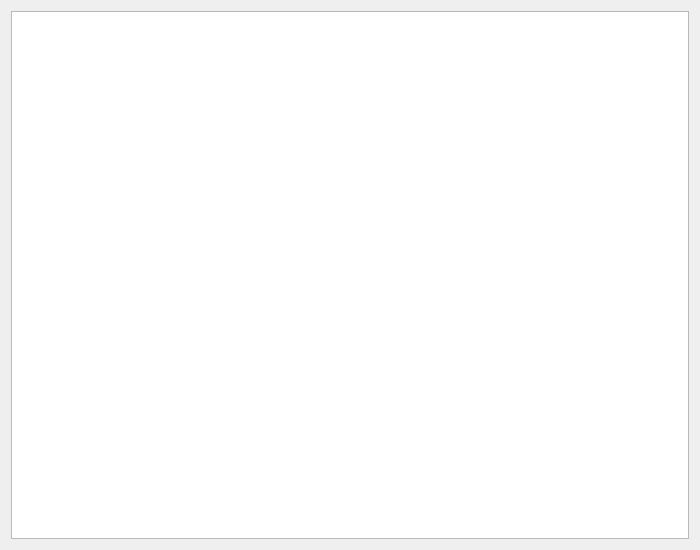
<?xml version="1.0" encoding="UTF-8"?>
<ui version="4.0">
 <class>MainWindow</class>
 <widget class="QMainWindow" name="MainWindow">
  <property name="geometry">
   <rect>
    <x>0</x>
    <y>0</y>
    <width>700</width>
    <height>550</height>
   </rect>
  </property>
  <property name="windowTitle">
   <string>MainWindow</string>
  </property>
  <widget class="QWidget" name="centralWidget">
   <layout class="QGridLayout" name="gridLayout">
    <item row="0" column="0">
     <widget class="QGraphicsView" name="gvImage"/>
    </item>
   </layout>
  </widget>
 </widget>
 <layoutdefault spacing="6" margin="11"/>
 <resources/>
 <connections/>
</ui>
